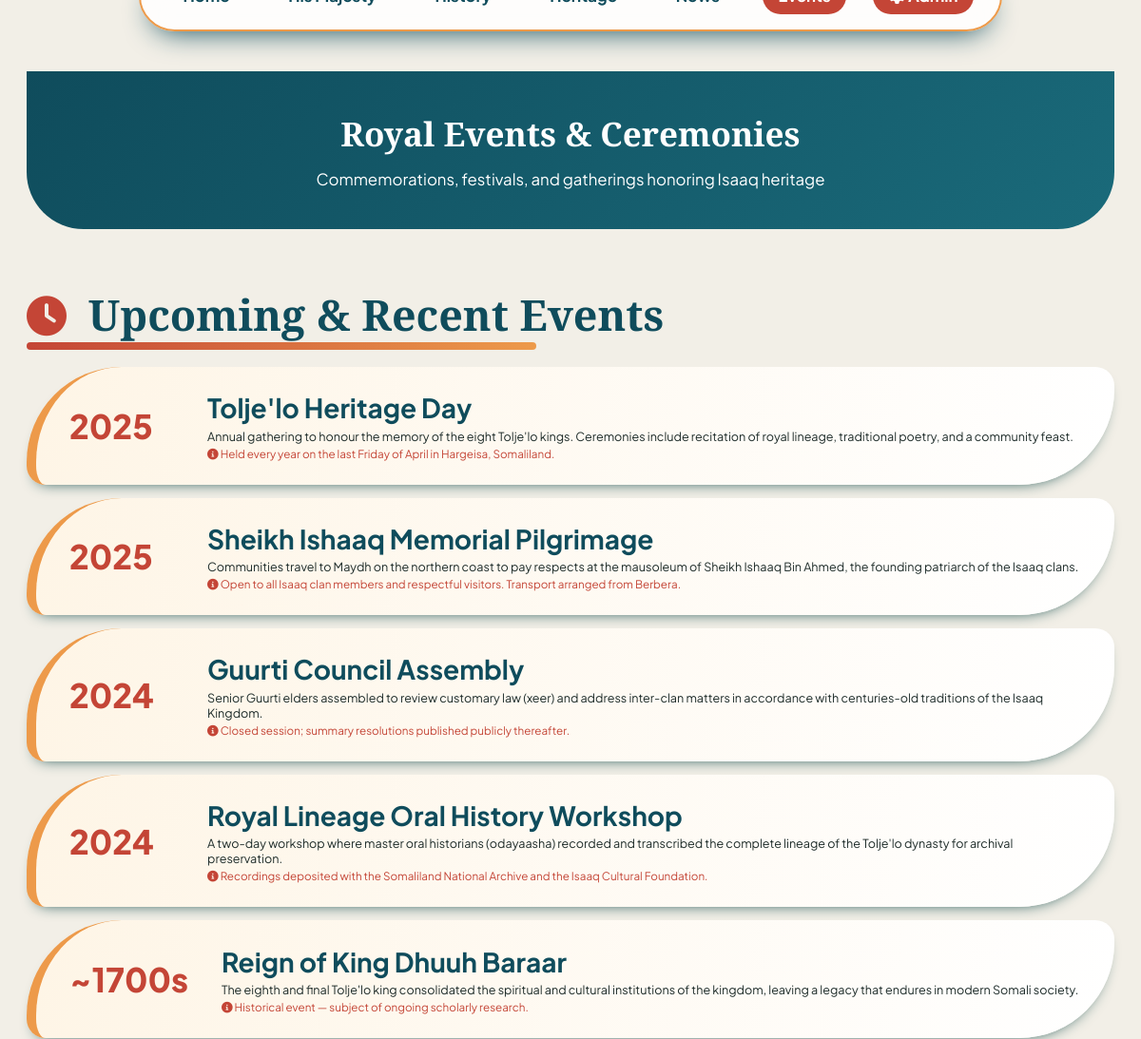
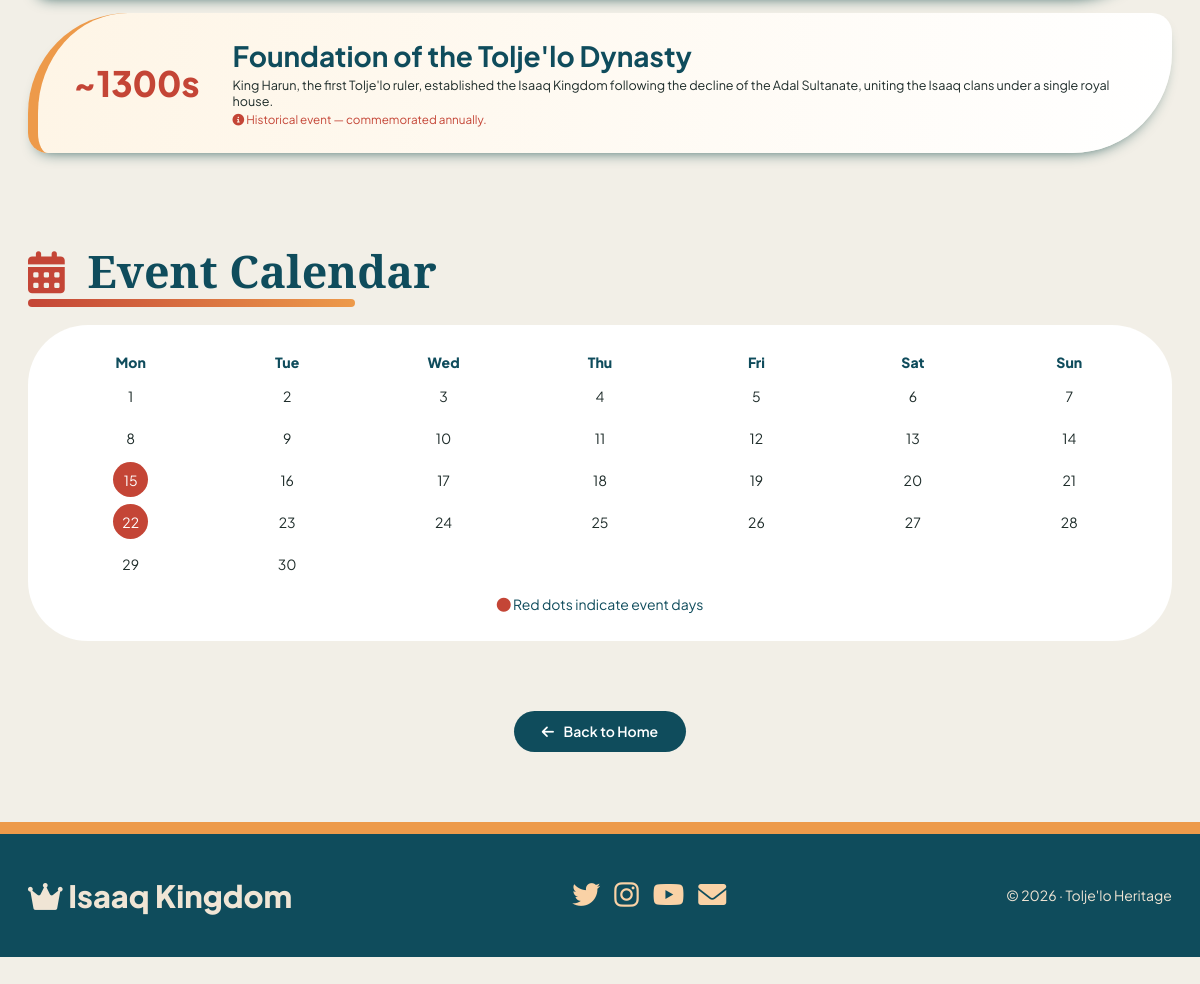
Screenshot of /events.php with the database file from the repository (2 pictures, top to bottom).
### tables this page shows
CREATE TABLE IF NOT EXISTS events (
    id          INT AUTO_INCREMENT PRIMARY KEY,
    event_name  VARCHAR(255) NOT NULL,
    event_year  VARCHAR(20)  NOT NULL,
    description TEXT         NOT NULL,
    extra_info  TEXT,
    is_active   TINYINT(1)   NOT NULL DEFAULT 1,
    created_at  TIMESTAMP    NOT NULL DEFAULT CURRENT_TIMESTAMP
);

### database.php (called while the page is built, shortened)
<?php
require_once 'config.php';
class Database {
    private $conn;
    public function __construct() {
        global $conn;
        $this->conn = $conn;
    }
    public function getEvents() {
        $sql = "SELECT * FROM events WHERE is_active = 1 ORDER BY event_year DESC";
        $result = $this->conn->query($sql);
        return $result->fetch_all(MYSQLI_ASSOC);
    }
}
?>

### events.php (the view, shortened to what this page needs)
<?php
require_once 'database.php';
require_once 'header.php';
$db = new Database();
$events = $db->getEvents();
?>
<div class="floating-nav">
    <a href="index.php">Home</a>
    <a href="king.php">His Majesty</a>
    <a href="history.php">History</a>
    <a href="heritage.php">Heritage</a>
    <a href="news.php">News</a>
    <a href="events.php" class="active">Events</a>
    <a href="admin.php" class="admin-link" target="_blank"><i class="fas fa-cog"></i> Admin</a>
</div>
<main class="container">
    <div class="page-header">
        <h1>Royal Events & Ceremonies</h1>
        <p>Commemorations, festivals, and gatherings honoring Isaaq heritage</p>
    </div>
    <section>
        <h2 class="section-title"><i class="fas fa-clock title-icon"></i> Upcoming & Recent Events</h2>
        <div class="event-timeline">
            <?php foreach ($events as $event): ?>
            <div class="event-item-distinct" onclick="openEventModal(<?php echo htmlspecialchars(json_encode($event)); ?>)">
                <span class="event-year"><?php echo htmlspecialchars($event['event_year']); ?></span>
                <div>
                    <h3><?php echo htmlspecialchars($event['event_name']); ?></h3>
                    <p><?php echo htmlspecialchars($event['description']); ?></p>
                    <?php if (!empty($event['extra_info'])): ?>
                    <small style="color: var(--ruby);"><i class="fas fa-info-circle"></i> <?php echo htmlspecialchars($event['extra_info']); ?></small>
                    <?php endif; ?>
                </div>
            </div>
            <?php endforeach; ?>
        </div>
    </section>
    <section style="margin: 4rem 0;">
        <h2 class="section-title"><i class="fas fa-calendar-alt title-icon"></i> Event Calendar</h2>
        <div style="background: white; border-radius: 60px; padding: 2rem; text-align: center;">
            <div style="display: grid; grid-template-columns: repeat(7, 1fr); gap: 0.5rem; margin-bottom: 1rem;">
                <?php
                $days = ['Mon', 'Tue', 'Wed', 'Thu', 'Fri', 'Sat', 'Sun'];
                foreach ($days as $day) {
                    echo "<div style='font-weight: 800; color: var(--sapphire);'>$day</div>";
                }
                for ($i = 1; $i <= 30; $i++) {
                    $hasEvent = ($i == 15 || $i == 22) ? true : false;
                    $style = $hasEvent ? "background: var(--ruby); color: white; border-radius: 50%; width: 35px; height: 35px; display: flex; align-items: center; justify-content: center; margin: 0 auto; cursor: pointer;" : "width: 35px; height: 35px; display: flex; align-items: center; justify-content: center; margin: 0 auto;";
                    echo "<div style='$style' onclick=\"alert('Event on day $i')\">$i</div>";
                }
                ?>
            </div>
            <p style="margin-top: 1rem; color: var(--sapphire);"><i class="fas fa-circle" style="color: var(--ruby);"></i> Red dots indicate event days</p>
        </div>
    </section>
    <div style="text-align: center; margin: 3rem 0;">
        <a href="index.php" class="back-button"><i class="fas fa-arrow-left"></i> Back to Home</a>
    </div>
</main>
<?php require_once 'footer.php'; ?>

### header.php (shortened to what this page needs)
<!DOCTYPE html>
<html lang="en">
<head>
    <link rel="stylesheet" href="https://cdnjs.cloudflare.com/ajax/libs/font-awesome/6.0.0-beta3/css/all.min.css">
</head>
<body>

### footer.php (shortened to what this page needs)
<footer class="footer-attractive">
    <div class="footer-flex-attractive">
        <div><i class="fas fa-crown"></i> Isaaq Kingdom</div>
        <div class="social-icons">
            <i class="fab fa-twitter"></i>
            <i class="fab fa-instagram"></i>
            <i class="fab fa-youtube"></i>
            <i class="fas fa-envelope"></i>
        </div>
        <div>© 2026 · Tolje'lo Heritage</div>
    </div>
</footer>
</body>
</html>

### rows the page displays
events: event_year "2025", event_name "Tolje'lo Heritage Day", description "Annual gathering to honour the memory of the eight Tolje'lo kings. Ceremonies include recitation of royal lineage, traditional poetry, and a community feast.", extra_info "Held every year on the last Friday of April in Hargeisa, Somaliland."
events: event_year "2025", event_name "Sheikh Ishaaq Memorial Pilgrimage", description "Communities travel to Maydh on the northern coast to pay respects at the mausoleum of Sheikh Ishaaq Bin Ahmed, the founding patriarch of the Isaaq clans.", extra_info "Open to all Isaaq clan members and respectful visitors. Transport arranged from Berbera."
events: event_year "2024", event_name "Guurti Council Assembly", description "Senior Guurti elders assembled to review customary law (xeer) and address inter-clan matters in accordance with centuries-old traditions of the Isaaq Kingdom.", extra_info "Closed session; summary resolutions published publicly thereafter."
events: event_year "2024", event_name "Royal Lineage Oral History Workshop", description "A two-day workshop where master oral historians (odayaasha) recorded and transcribed the complete lineage of the Tolje'lo dynasty for archival preservation.", extra_info "Recordings deposited with the Somaliland National Archive and the Isaaq Cultural Foundation."
events: event_year "~1700s", event_name "Reign of King Dhuuh Baraar", description "The eighth and final Tolje'lo king consolidated the spiritual and cultural institutions of the kingdom, leaving a legacy that endures in modern Somali society.", extra_info "Historical event — subject of ongoing scholarly research."
events: event_year "~1300s", event_name "Foundation of the Tolje'lo Dynasty", description "King Harun, the first Tolje'lo ruler, established the Isaaq Kingdom following the decline of the Adal Sultanate, uniting the Isaaq clans under a single royal house.", extra_info "Historical event — commemorated annually."

### other values shown
$day "Mon"
$day "Tue"
$day "Wed"
$day "Thu"
$day "Fri"
$day "Sat"
$day "Sun"
